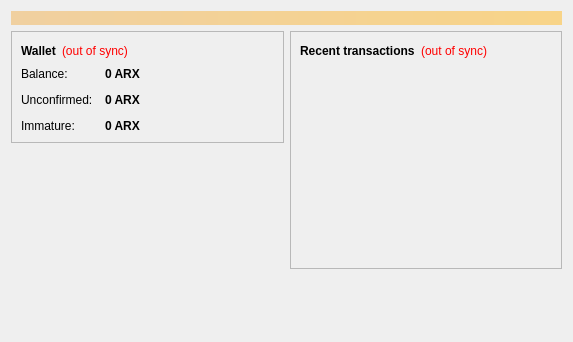
<?xml version="1.0" encoding="UTF-8"?>
<ui version="4.0">
 <class>OverviewPage</class>
 <widget class="QWidget" name="OverviewPage">
  <property name="geometry">
   <rect>
    <x>0</x>
    <y>0</y>
    <width>573</width>
    <height>342</height>
   </rect>
  </property>
  <property name="windowTitle">
   <string>Form</string>
  </property>
  <layout class="QVBoxLayout" name="topLayout">
   <item>
    <widget class="QLabel" name="labelAlerts">
     <property name="visible">
      <bool>false</bool>
     </property>
     <property name="styleSheet">
      <string notr="true">background-color: qlineargradient(x1: 0, y1: 0, x2: 1, y2: 0, stop:0 #F0D0A0, stop:1 #F8D488); color:#000000;</string>
     </property>
     <property name="wordWrap">
      <bool>true</bool>
     </property>
     <property name="margin">
      <number>3</number>
     </property>
    </widget>
   </item>
   <item>
    <layout class="QHBoxLayout" name="horizontalLayout" stretch="1,1">
     <item>
      <layout class="QVBoxLayout" name="verticalLayout_2">
       <item>
        <widget class="QFrame" name="frame">
         <property name="frameShape">
          <enum>QFrame::StyledPanel</enum>
         </property>
         <property name="frameShadow">
          <enum>QFrame::Raised</enum>
         </property>
         <layout class="QVBoxLayout" name="verticalLayout_4">
          <item>
           <layout class="QHBoxLayout" name="horizontalLayout_4">
            <item>
             <widget class="QLabel" name="label_5">
              <property name="font">
               <font>
                <weight>75</weight>
                <bold>true</bold>
               </font>
              </property>
              <property name="text">
               <string>Wallet</string>
              </property>
             </widget>
            </item>
            <item>
             <widget class="QLabel" name="labelWalletStatus">
              <property name="toolTip">
               <string>The displayed information may be out of date. Your wallet automatically synchronizes with the Arnix network after a connection is established, but this process has not completed yet.</string>
              </property>
              <property name="styleSheet">
               <string notr="true">QLabel { color: red; }</string>
              </property>
              <property name="text">
               <string notr="true">(out of sync)</string>
              </property>
              <property name="alignment">
               <set>Qt::AlignLeading|Qt::AlignLeft|Qt::AlignVCenter</set>
              </property>
             </widget>
            </item>
            <item>
             <spacer name="horizontalSpacer_2">
              <property name="orientation">
               <enum>Qt::Horizontal</enum>
              </property>
              <property name="sizeHint" stdset="0">
               <size>
                <width>40</width>
                <height>20</height>
               </size>
              </property>
             </spacer>
            </item>
           </layout>
          </item>
          <item>
           <layout class="QFormLayout" name="formLayout_2">
            <property name="fieldGrowthPolicy">
             <enum>QFormLayout::AllNonFixedFieldsGrow</enum>
            </property>
            <property name="horizontalSpacing">
             <number>12</number>
            </property>
            <property name="verticalSpacing">
             <number>12</number>
            </property>
            <item row="0" column="0">
             <widget class="QLabel" name="label">
              <property name="text">
               <string>Balance:</string>
              </property>
             </widget>
            </item>
            <item row="0" column="1">
             <widget class="QLabel" name="labelBalance">
              <property name="font">
               <font>
                <weight>75</weight>
                <bold>true</bold>
               </font>
              </property>
              <property name="cursor">
               <cursorShape>IBeamCursor</cursorShape>
              </property>
              <property name="toolTip">
               <string>Your current balance</string>
              </property>
              <property name="text">
               <string notr="true">0 ARX</string>
              </property>
              <property name="textInteractionFlags">
               <set>Qt::LinksAccessibleByMouse|Qt::TextSelectableByKeyboard|Qt::TextSelectableByMouse</set>
              </property>
             </widget>
            </item>
            <item row="1" column="0">
             <widget class="QLabel" name="label_3">
              <property name="text">
               <string>Unconfirmed:</string>
              </property>
             </widget>
            </item>
            <item row="1" column="1">
             <widget class="QLabel" name="labelUnconfirmed">
              <property name="font">
               <font>
                <weight>75</weight>
                <bold>true</bold>
               </font>
              </property>
              <property name="cursor">
               <cursorShape>IBeamCursor</cursorShape>
              </property>
              <property name="toolTip">
               <string>Total of transactions that have yet to be confirmed, and do not yet count toward the current balance</string>
              </property>
              <property name="text">
               <string notr="true">0 ARX</string>
              </property>
              <property name="textInteractionFlags">
               <set>Qt::LinksAccessibleByMouse|Qt::TextSelectableByKeyboard|Qt::TextSelectableByMouse</set>
              </property>
             </widget>
            </item>
            <item row="2" column="0">
             <widget class="QLabel" name="labelImmatureText">
              <property name="text">
               <string>Immature:</string>
              </property>
             </widget>
            </item>
            <item row="2" column="1">
             <widget class="QLabel" name="labelImmature">
              <property name="font">
               <font>
                <weight>75</weight>
                <bold>true</bold>
               </font>
              </property>
              <property name="toolTip">
               <string>Mined balance that has not yet matured</string>
              </property>
              <property name="text">
               <string notr="true">0 ARX</string>
              </property>
              <property name="textInteractionFlags">
               <set>Qt::LinksAccessibleByMouse|Qt::TextSelectableByKeyboard|Qt::TextSelectableByMouse</set>
              </property>
             </widget>
            </item>
           </layout>
          </item>
         </layout>
        </widget>
       </item>
       <item>
        <spacer name="verticalSpacer">
         <property name="orientation">
          <enum>Qt::Vertical</enum>
         </property>
         <property name="sizeHint" stdset="0">
          <size>
           <width>20</width>
           <height>40</height>
          </size>
         </property>
        </spacer>
       </item>
      </layout>
     </item>
     <item>
      <layout class="QVBoxLayout" name="verticalLayout_3">
       <item>
        <widget class="QFrame" name="frame_2">
         <property name="frameShape">
          <enum>QFrame::StyledPanel</enum>
         </property>
         <property name="frameShadow">
          <enum>QFrame::Raised</enum>
         </property>
         <layout class="QVBoxLayout" name="verticalLayout">
          <item>
           <layout class="QHBoxLayout" name="horizontalLayout_2">
            <item>
             <widget class="QLabel" name="label_4">
              <property name="text">
               <string>&lt;b&gt;Recent transactions&lt;/b&gt;</string>
              </property>
             </widget>
            </item>
            <item>
             <widget class="QLabel" name="labelTransactionsStatus">
              <property name="toolTip">
               <string>The displayed information may be out of date. Your wallet automatically synchronizes with the Arnix network after a connection is established, but this process has not completed yet.</string>
              </property>
              <property name="styleSheet">
               <string notr="true">QLabel { color: red; }</string>
              </property>
              <property name="text">
               <string notr="true">(out of sync)</string>
              </property>
              <property name="alignment">
               <set>Qt::AlignRight|Qt::AlignTrailing|Qt::AlignVCenter</set>
              </property>
             </widget>
            </item>
            <item>
             <spacer name="horizontalSpacer">
              <property name="orientation">
               <enum>Qt::Horizontal</enum>
              </property>
              <property name="sizeHint" stdset="0">
               <size>
                <width>40</width>
                <height>20</height>
               </size>
              </property>
             </spacer>
            </item>
           </layout>
          </item>
          <item>
           <widget class="QListView" name="listTransactions">
            <property name="styleSheet">
             <string notr="true">QListView { background: transparent; }</string>
            </property>
            <property name="frameShape">
             <enum>QFrame::NoFrame</enum>
            </property>
            <property name="verticalScrollBarPolicy">
             <enum>Qt::ScrollBarAlwaysOff</enum>
            </property>
            <property name="horizontalScrollBarPolicy">
             <enum>Qt::ScrollBarAlwaysOff</enum>
            </property>
            <property name="selectionMode">
             <enum>QAbstractItemView::NoSelection</enum>
            </property>
           </widget>
          </item>
         </layout>
        </widget>
       </item>
       <item>
        <spacer name="verticalSpacer_2">
         <property name="orientation">
          <enum>Qt::Vertical</enum>
         </property>
         <property name="sizeHint" stdset="0">
          <size>
           <width>20</width>
           <height>40</height>
          </size>
         </property>
        </spacer>
       </item>
      </layout>
     </item>
    </layout>
   </item>
  </layout>
 </widget>
 <resources/>
 <connections/>
</ui>
